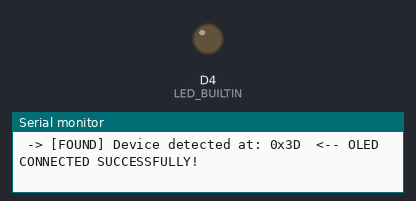
A sketch run on a simulated ESP8266 (NodeMCU). Parts: output pins drawn as LEDs (lit = HIGH, except the on-board LED, lit = LOW), the last lines printed to the serial monitor.

Above: at 1.0 s.
At 2.97 s:
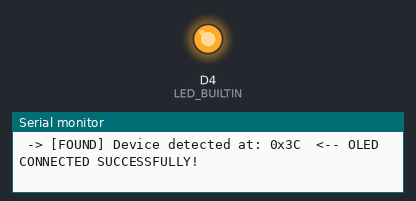
Timing chart, 0 to 3.3 s (numbered marks = the images above):
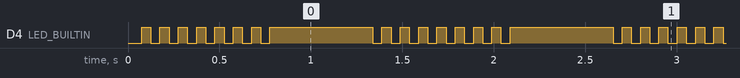

Measured:
- by itself, D4 (LED_BUILTIN): repeats every 1.3 s: 6 × (LOW 0.05 s, HIGH 0.05 s), LOW 0.05 s, HIGH 0.56 s, LOW 0.05 s, HIGH 0.05 s
- by itself, everything shown: repeats every 1.3 s, in 6 steps

The sketch:

oled_hardware_test.ino
```cpp
#include <Wire.h>

void setup() {
  Serial.begin(115200);
  pinMode(LED_BUILTIN, OUTPUT);
  Wire.begin(D2, D1); // SDA=D2, SCL=D1
  Wire.setClockStretchLimit(1500);

  Serial.println(F("\n\n=================================================="));
  Serial.println(F("    LIVE CONTINUOUS OLED I2C SCANNER (500ms)      "));
  Serial.println(F("=================================================="));
  Serial.println(F("Wiggle the jumper wires or change VCC from 3V3 to VIN."));
  Serial.println(F("The moment the screen connects, this will print [FOUND]!\n"));
}

int scanCount = 0;
void loop() {
  scanCount++;
  bool found = false;

  for (uint8_t addr = 1; addr < 127; addr++) {
    Wire.beginTransmission(addr);
    byte err = Wire.endTransmission();
    if (err == 0) {
      Serial.print(F(" -> [FOUND] Device detected at: 0x"));
      if (addr < 16) Serial.print("0");
      Serial.print(addr, HEX);
      if (addr == 0x3C || addr == 0x3D) {
        Serial.println(F("  <-- OLED CONNECTED SUCCESSFULLY!"));
        // Blink LED fast
        for (int b = 0; b < 4; b++) {
          digitalWrite(LED_BUILTIN, LOW); delay(50);
          digitalWrite(LED_BUILTIN, HIGH); delay(50);
        }
      } else {
        Serial.println();
      }
      found = true;
    }
  }

  if (!found) {
    if (scanCount % 4 == 0) {
      Serial.println(F("[NO SIGNAL] Searching... Check VCC, GND, SCL(D1), SDA(D2)"));
    }
    digitalWrite(LED_BUILTIN, (scanCount % 2 == 0) ? LOW : HIGH);
  }

  delay(500);
}
```
